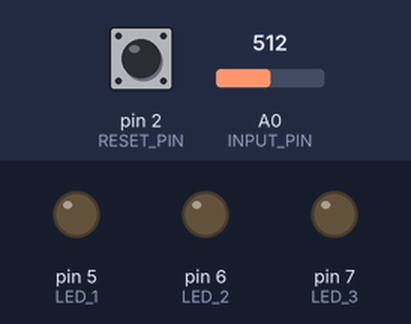
The sketch below on a simulated Arduino Uno, built with avr-gcc and run on an emulated ATmega328P. On the bench: output pins drawn as LEDs (lit = HIGH). The test bench sets the inputs (shaded band); at power-on: pin 2 (RESET_PIN) LOW, A0 (INPUT_PIN) = 512. Random numbers use the default seed unless the sketch sets one.

Above: at 1.2 s.
1.3 s: pin 2 (RESET_PIN) pulled HIGH for 0.15 s
At 1.42 s:
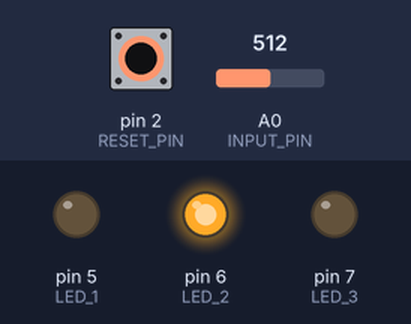
At 2.4 s:
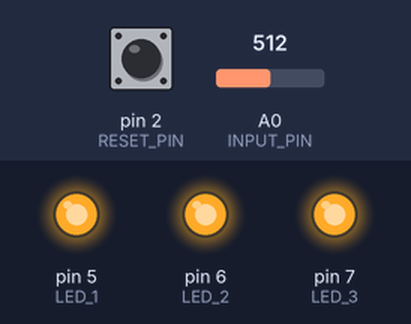
Timing chart, 0 to 4.3 s (numbered marks = the images above; inputs shaded):
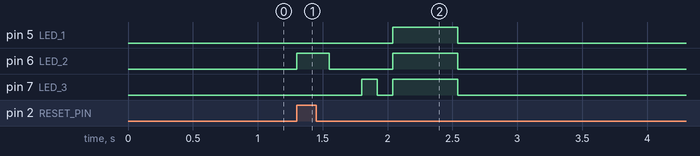

The sketch:

LedMemorizationGame.ino
```cpp
/*
 * LED Memorization Game
 *
 * The goal of the game is to to repeat the randomly
 * generated sequence of LEDs. A player must play sequences
 * equal to the current level in order to level up, and once
 * all the sequences in the maximum level have been played,
 * the player wins.
 */
#include "GameData.h"

#if defined VERSION && VERSION == IR_INPUT
#include <IRremote.h>
IRrecv ir(IR_PIN);
#endif

byte sequence[MAX_LEVEL] = {0};
byte pressCount;
byte games;
byte level;
byte gameState;
boolean mistakeFound;
byte currentState = 0;
byte previousState = 0;

void setup() {
  pinMode(LED_1, OUTPUT);
  pinMode(LED_2, OUTPUT);
  pinMode(LED_3, OUTPUT);

#if defined VERSION && VERSION == ANALOG_INPUT
  pinMode(INPUT_PIN, INPUT);
  pinMode(RESET_PIN, INPUT);
#elif defined VERSION && VERSION == IR_INPUT
  ir.enableIRIn();
#endif
}

void loop() {
// Method of getting the input
#if defined VERSION && VERSION == ANALOG_INPUT
  unsigned short inputVal = analogRead(INPUT_PIN);
  byte reset = digitalRead(RESET_PIN);

#elif defined VERSION && VERSION == IR_INPUT
  decode_results results;
  unsigned long inputVal;
  if (ir.decode(&results)) {
    inputVal = results.value;
    ir.resume();
  }
  else inputVal = 0;
  delay(100);
#endif

  // Creates a "clock" that only reads an input during a
  // rising edge (when a button is pressed the first time)
  if (inputVal > 0) currentState = 1;
  else currentState = 0;
  boolean risingEdge = (currentState != previousState &&
    currentState == 1);

  switch (gameState) {
    case GAME_STOPPED:
      // Waits for player to start
      level = 1;
      games = 0;

// Reset is handled differently in each version
#if defined VERSION && VERSION == ANALOG_INPUT
      if (reset == HIGH) gameState = GENERATE;
#elif defined VERSION && VERSION == IR_INPUT
      if (inputVal == RESET) gameState = GENERATE;
#endif
      break;

    case GENERATE:
      // Generates a new sequence
      generateSequence();
      pressCount = 0;
      mistakeFound = false;
      gameState = INPUT_START;
      break;

    case INPUT_START:
      // Gets player input during a rising edge, or
      // resets the player's inputs
      if (pressCount < level && risingEdge)
        getInput(inputVal);

#if defined VERSION && VERSION == ANALOG_INPUT
// In the analog version, reset is not handled in getInput()
      else if (pressCount < level && reset == HIGH) {
        mistakeFound = false;
        pressCount = 0;
      }
#endif

      previousState = currentState;
      if (pressCount == level) gameState = INPUT_DONE;
      break;

    case INPUT_DONE:
      // If no mistake was found, moves on to the next
      // sequence. Levels up/wins when certain conditions
      // are met. If a mistake was found, stops the game
      // right away.
      if (!mistakeFound) { // Right sequence
        playerCorrect();
        gameState = GENERATE;

        if (games == level && level < MAX_LEVEL)
          playerLevelUp(); // Level up

        else if (games == level && level == MAX_LEVEL) {
          // Player wins after MAX_LEVEL
          playerWin();
          gameState = GAME_STOPPED;
        }
      }
      else if (mistakeFound) { // Wrong sequence
        playerWrong();
        gameState = GAME_STOPPED;
      }
      delay(1000);
      break;
  }
}
```

GameData.cpp
```cpp
/*
 * Game functions
 */
#include "GameData.h"

#if defined VERSION && VERSION == ANALOG_INPUT
void getInput(unsigned short inputVal) {
  // Processes player input and determines whether player
  // is right or wrong
  byte button = 0;
  if (inputVal <= 1023 && inputVal >= 1020) {
    button = LED_1;
    blinkLed(LED_1, 120);
  }
  else if (inputVal <= 1005 && inputVal >= 990) {
    button = LED_2;
    blinkLed(LED_2, 120);
  }
  else if (inputVal <= 520 && inputVal >= 500) {
    button = LED_3;
    blinkLed(LED_3, 120);
  }
  else {
    return;
  }
  if (sequence[pressCount] != button) mistakeFound = true;
  pressCount++;
}

#elif defined VERSION && VERSION == IR_INPUT
void getInput(unsigned long inputVal) {
  // Processes player input and determines whether player
  // is right or wrong
  byte button = 0;
  switch (inputVal) {
    case LED_1_BUTTON:
      button = LED_1;
      blinkLed(LED_1, 120);
      break;

    case LED_2_BUTTON:
      button = LED_2;
      blinkLed(LED_2, 120);
      break;

    case LED_3_BUTTON:
      button = LED_3;
      blinkLed(LED_3, 120);
      break;

    case RESET:
      mistakeFound = false;
      pressCount = 0;
      return;

    default:
      return;
  }
  if (sequence[pressCount] != button) mistakeFound = true;
  pressCount++;
}
#endif

void blinkLed(byte led, unsigned short ms) {
  // LED blinks for ms amount of time
  digitalWrite(led, HIGH);
  delay(ms);
  digitalWrite(led, LOW);
  delay(ms);
}

void blinkLedAll(unsigned short ms) {
  // All LEDs blinks for ms amount of time
  digitalWrite(LED_1, HIGH);
  digitalWrite(LED_2, HIGH);
  digitalWrite(LED_3, HIGH);
  delay(ms);
  digitalWrite(LED_1, LOW);
  digitalWrite(LED_2, LOW);
  digitalWrite(LED_3, LOW);
  delay(ms);
}

void generateSequence() {
  // Generates a random sequence
  for (byte i = 0; i < level; i++) {
    sequence[i] = byte(random(LED_1, LED_3+1));
  }
  for (byte i = 0; i < level; i++) {
    blinkLed(sequence[i], 250);
  }
}

void blinkQuickSuccession(byte cycles) {
  // LEDs blink in succession with 50 ms delay for an
  // amount of cycles.
  // WARNING: Only 0-255 cycles are allowed because of byte
  // type to save memory
  for (byte i = 0; i < cycles; i++) {
    blinkLed(LED_1, 50);
    blinkLed(LED_2, 50);
    blinkLed(LED_3, 50);
  }
}

void playerCorrect() {
  // Correct
  games++;
  pressCount = 0;
  // Notification: 5 cycles of quick succession blinks
  blinkQuickSuccession(5);
}

void playerLevelUp() {
  // Level up
  level++;
  games = 0;
  // Notification: blink all LEDs twice with a 150 ms delay
  delay(100);
  blinkLedAll(150);
  blinkLedAll(150);
}

void playerWin() {
  // Win
  // Notification: 10 cycles of quick succession blinks
  delay(50);
  blinkQuickSuccession(10);
}

void playerWrong() {
  // Wrong
  // Notification: all LEDs blink for half a second
  blinkLedAll(500);
}
```

GameData.h
```cpp
/*
 * Pin assignments, constants, and function prototypes
 */
#ifndef LEDGAME
#define LEDGAME
#define ANALOG_INPUT 5
#define IR_INPUT 110
#define VERSION ANALOG_INPUT
// ANALOG_INPUT or IR_INPUT depending on version of the game
// you want to play

#include <Arduino.h>

// Constants and prototypes exclusive to each version
#if defined VERSION && VERSION == ANALOG_INPUT
// analog input version
#define INPUT_PIN A0
#define RESET_PIN 2
void getInput(unsigned short inputVal);

#elif defined VERSION && VERSION == IR_INPUT
// ir input version
#define IR_PIN 2
#define LED_1_BUTTON 0xFF30CF
#define LED_2_BUTTON 0xFF18E7
#define LED_3_BUTTON 0xFF7A85
#define RESET 0xFF6897
void getInput(unsigned long inputVal);
#endif

// Game variables and constants
#define LED_1 5
#define LED_2 6
#define LED_3 7
#define MAX_LEVEL 3
#define GAME_STOPPED 0
#define GENERATE 1
#define INPUT_START 2
#define INPUT_DONE 3
extern byte sequence[MAX_LEVEL];
extern byte pressCount;
extern byte games;
extern byte level;
extern boolean mistakeFound;

// Game functions
void blinkLed(byte led, unsigned short ms);
void blinkLedAll(unsigned short ms);
void blinkQuickSuccession(byte cycles);
void generateSequence();
void playerCorrect();
void playerLevelUp();
void playerWin();
void playerWrong();
#endif
```

Measured:
- after the input at 1.3 s, pin 5 (LED_1): LOW → HIGH after 0.74 s, → LOW 0.50 s later; pin 6 (LED_2): LOW → HIGH at once, → LOW 0.25 s later, → HIGH 0.49 s later, → LOW 0.50 s later; pin 7 (LED_3): LOW → HIGH after 0.50 s, → LOW 0.12 s later, → HIGH 0.12 s later, → LOW 0.50 s later
